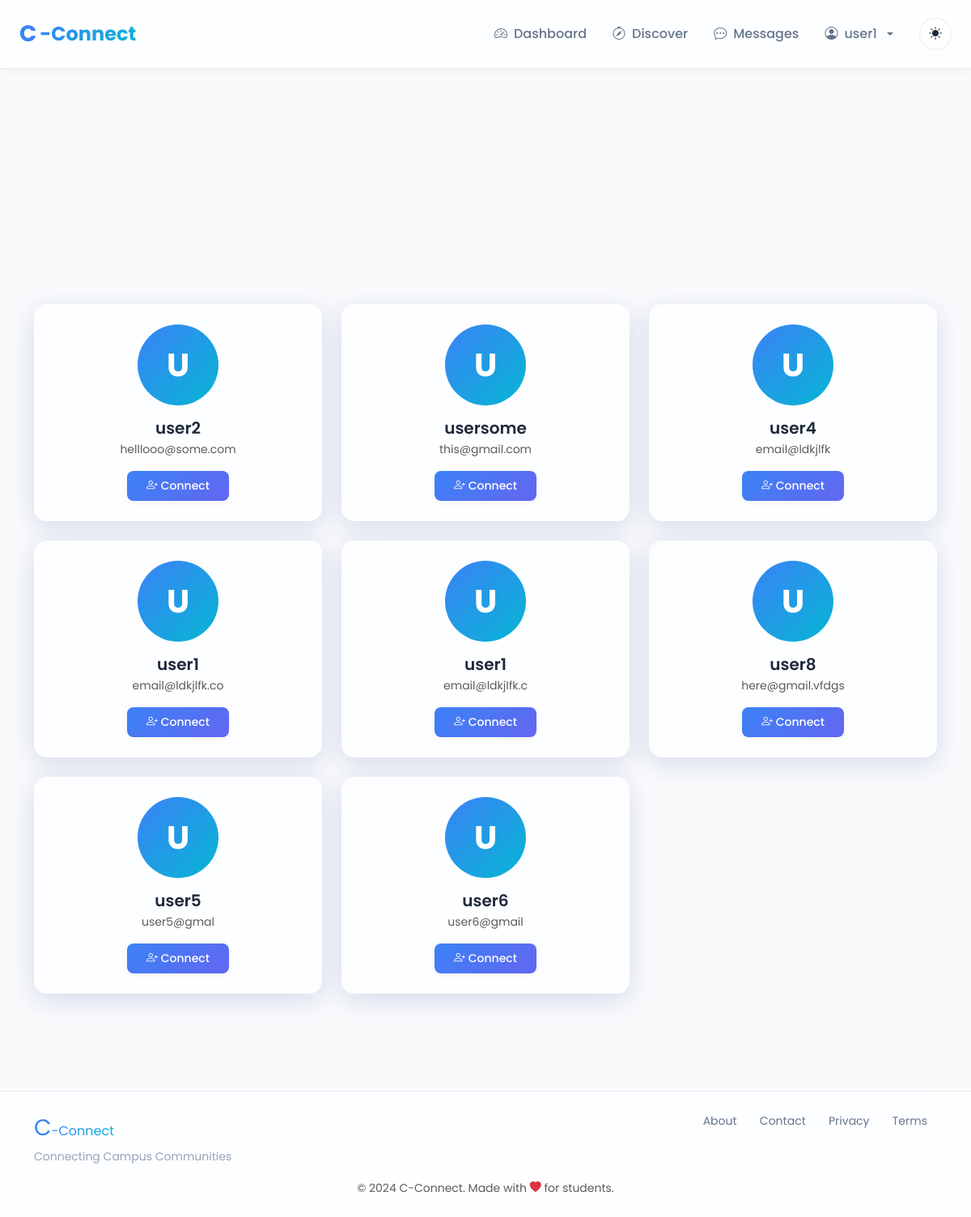
/discover (signed in), run on the app's committed database.
### models.py (models this page shows, shortened)
class User(UserMixin, db.Model):
    id = db.Column(db.Integer, primary_key=True, autoincrement=True)  # Unique identifier
    username = db.Column(db.String(100), nullable=False)  # Name of the user
    email = db.Column(db.String(120), nullable=False, unique=True)  # Email of the user
    password = db.Column(db.String(200), nullable=False)  # Passwords not hashed
    pass

### blueprints/main/routes.py (the view)
@main.route('/discover')
@login_required
def discover():
    users = User.query.filter(User.id != current_user.id).all()
    return render_template('main/discover.html', users=users)

### blueprints/main/templates/main/discover.html (shortened to what this page needs)
{% extends "base.html" %}
{% block body %}
<div class="container py-4">
    <div style="display: grid; grid-template-columns: repeat(auto-fill, minmax(280px, 1fr)); gap: 1.5rem;">
        {% if users %}
            {% for user in users %}
            <div class="glass-card p-4 text-center">
                <div style="width: 100px; height: 100px; margin: 0 auto 1rem; background: linear-gradient(135deg, var(--primary-color), var(--accent-color)); border-radius: 50%; display: flex; align-items: center; justify-content: center; font-size: 2.5rem; font-weight: 700; color: white;">
                    {{ user.username[0].upper() }}
                </div>
                <h3 style="font-size: 1.25rem; font-weight: 600; margin-bottom: 0.25rem;">{{ user.username }}</h3>
                <p class="text-muted" style="font-size: 0.875rem; margin-bottom: 1rem;">{{ user.email }}</p>
                <div style="display: flex; gap: 0.5rem; justify-content: center;">
                    <button class="btn btn-primary-custom btn-sm" onclick="window.cconnect.showToast('Feature coming soon!', 'info')">
                        <i class="bi bi-person-plus"></i> Connect
                    </button>
                </div>
            </div>
            {% endfor %}
        {% endif %}
    </div>
</div>
{% endblock %}

### templates/base.html (shortened to what this page needs)
<!DOCTYPE html>
<html lang="en">
<head>
    <link href="https://cdn.jsdelivr.net/npm/bootstrap@5.3.2/dist/css/bootstrap.min.css" rel="stylesheet">
    <link rel="stylesheet" href="https://cdn.jsdelivr.net/npm/bootstrap-icons@1.11.1/font/bootstrap-icons.css">
    <link rel="stylesheet" href="{{ url_for('static', filename='css/global.css') }}">
</head>
<body>
    <nav class="navbar navbar-expand-lg navbar-glass fixed-top">
        <div class="container-fluid px-4">
            <a class="navbar-brand brand-logo" href="{{ url_for('main.home') }}">
                <span class="brand-c">C</span><span class="brand-connect">-Connect</span>
            </a>
            <div class="collapse navbar-collapse" id="navbarNav">
                <ul class="navbar-nav ms-auto align-items-center">
                    {% if current_user.is_authenticated %}
                        <li class="nav-item">
                            <a class="nav-link" href="{{ url_for('main.dashboard') }}">
                                <i class="bi bi-speedometer2"></i> Dashboard
                            </a>
                        </li>
                        <li class="nav-item">
                            <a class="nav-link" href="{{ url_for('main.discover') }}">
                                <i class="bi bi-compass"></i> Discover
                            </a>
                        </li>
                        <li class="nav-item">
                            <a class="nav-link" href="{{ url_for('main.messages') }}">
                                <i class="bi bi-chat-dots"></i> Messages
                            </a>
                        </li>
                        <li class="nav-item dropdown">
                            <a class="nav-link dropdown-toggle" href="#" role="button" data-bs-toggle="dropdown">
                                <i class="bi bi-person-circle"></i> {{ current_user.username }}
                            </a>
                        </li>
                    {% endif %}
                    <li class="nav-item ms-3">
                        <button class="btn btn-theme-toggle" id="themeToggle" title="Toggle theme">
                            <i class="bi bi-sun-fill" id="themeIcon"></i>
                        </button>
                    </li>
                </ul>
            </div>
        </div>
    </nav>
    <main class="main-content">
        {% block body %}{% endblock %}
    </main>
    <footer class="footer-glass mt-5">
        <div class="container py-4">
            <div class="row">
                <div class="col-md-6 text-center text-md-start mb-3 mb-md-0">
                    <span class="brand-c">C</span><span class="brand-connect">-Connect</span>
                    <p class="footer-tagline mb-0">Connecting Campus Communities</p>
                </div>
                <div class="col-md-6 text-center text-md-end">
                    <a href="{{ url_for('main.about') }}" class="footer-link">About</a>
                    <a href="{{ url_for('main.contact') }}" class="footer-link">Contact</a>
                    <a href="#" class="footer-link">Privacy</a>
                    <a href="#" class="footer-link">Terms</a>
                </div>
            </div>
            <div class="row mt-3">
                <div class="col text-center">
                    <small class="text-muted">&copy; 2024 C-Connect. Made with <i class="bi bi-heart-fill text-danger"></i> for students.</small>
                </div>
            </div>
        </div>
    </footer>
</body>
</html>

### static/css/global.css (style rules this page uses)
:root { --primary-color: #3b82f6; --primary-hover: #2563eb; --secondary-color: #6366f1; --accent-color: #06b6d4; --bg-primary: #ffffff; --bg-secondary: #f8fafc; --bg-glass: rgba(255, 255, 255, 0.7); --bg-glass-hover: rgba(255, 255, 255, 0.85); --text-primary: #1e293b; --text-secondary: #64748b; --text-muted: #94a3b8; --border-color: rgba(148, 163, 184, 0.2); --shadow-sm: 0 2px 8px rgba(0, 0, 0, 0.05); --shadow-md: 0 4px 16px rgba(0, 0, 0, 0.08); --shadow-lg: 0 8px 32px rgba(0, 0, 0, 0.12); --glass-border: rgba(255, 255, 255, 0.3); --glass-shadow: 0 8px 32px 0 rgba(31, 38, 135, 0.15); }
* { margin: 0; padding: 0; box-sizing: border-box; }
body { font-family: 'Poppins', -apple-system, BlinkMacSystemFont, 'Segoe UI', sans-serif; background: var(--bg-secondary); color: var(--text-primary); transition: background 0.3s ease, color 0.3s ease; overflow-x: hidden; }
body, .navbar-glass, .glass-card, .glass-dropdown { transition: all 0.3s ease; }
.glass-card { background: var(--bg-glass); backdrop-filter: blur(16px) saturate(180%); -webkit-backdrop-filter: blur(16px) saturate(180%); border: 1px solid var(--glass-border); border-radius: 16px; box-shadow: var(--glass-shadow); transition: all 0.3s ease; }
.navbar-glass { background: var(--bg-glass) !important; backdrop-filter: blur(16px) saturate(180%); -webkit-backdrop-filter: blur(16px) saturate(180%); border-bottom: 1px solid var(--border-color); box-shadow: var(--shadow-sm); padding: 1rem 0; }
.brand-logo { font-size: 1.5rem; font-weight: 700; text-decoration: none; display: flex; align-items: center; gap: 0.25rem; }
.brand-c { color: var(--primary-color); font-size: 1.75rem; }
.brand-connect { color: var(--text-primary); background: linear-gradient(135deg, var(--primary-color), var(--accent-color)); -webkit-background-clip: text; -webkit-text-fill-color: transparent; background-clip: text; }
.nav-link { color: var(--text-secondary) !important; font-weight: 500; padding: 0.5rem 1rem !important; border-radius: 8px; transition: all 0.3s ease; display: flex; align-items: center; gap: 0.5rem; }
.btn-primary-custom { background: linear-gradient(135deg, var(--primary-color), var(--secondary-color)); border: none; color: white; padding: 0.5rem 1.5rem; border-radius: 8px; font-weight: 500; transition: all 0.3s ease; box-shadow: var(--shadow-sm); }
.btn-theme-toggle { background: var(--bg-glass); border: 1px solid var(--border-color); color: var(--text-primary); width: 40px; height: 40px; border-radius: 50%; display: flex; align-items: center; justify-content: center; transition: all 0.3s ease; }
.main-content { min-height: calc(100vh - 200px); padding-top: 100px; padding-bottom: 3rem; }
.footer-glass { background: var(--bg-glass); backdrop-filter: blur(16px) saturate(180%); -webkit-backdrop-filter: blur(16px) saturate(180%); border-top: 1px solid var(--border-color); margin-top: auto; }
.footer-tagline { font-size: 0.875rem; color: var(--text-muted); margin-top: 0.25rem; }
.footer-link { color: var(--text-secondary); text-decoration: none; margin: 0 0.75rem; font-size: 0.875rem; transition: color 0.3s ease; }

### data on the page
User: username "user1"
User: username "U", username "user2", email "helllooo@some.com"
User: username "U", username "usersome", email "this@gmail.com"
User: username "U", username "user4", email "email@ldkjlfk"
User: username "U", username "user1", email "email@ldkjlfk.co"
User: username "U", username "user1", email "email@ldkjlfk.c"
User: username "U", username "user8", email "here@gmail.vfdgs"
User: username "U", username "user5", email "user5@gmal"
User: username "U", username "user6", email "user6@gmail"
